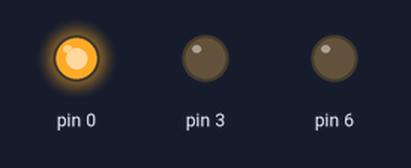
The sketch below on a simulated Arduino Uno, built with avr-gcc and run on an emulated ATmega328P. Parts: output pins drawn as LEDs (lit = HIGH).

Above: at 0.5 s.
At 1.5 s:
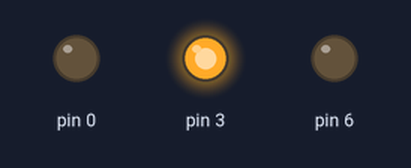
At 5.5 s:
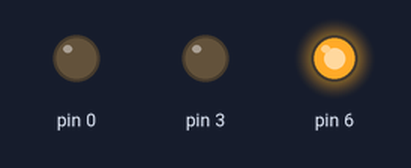
Timing chart, 0 to 6.9 s (numbered marks = the images above):
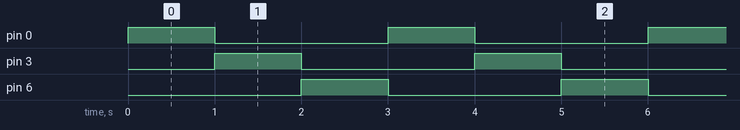

Measured:
- by itself, pin 0, pin 3, pin 6: alternates HIGH for 1.0 s and LOW for 2.0 s
- by itself, everything shown: repeats every 3.0 s, in 4 steps

The sketch:

sketch_apr02a.ino
```cpp
void setup() {
  // put your setup code here, to run once:
  pinMode(0,OUTPUT);
  pinMode(3,OUTPUT);
  pinMode(6,OUTPUT);
}

void loop() {
  // put your main code here, to run repeatedly:
  digitalWrite(0,HIGH);
  delay(1000);
  digitalWrite(0,LOW);
  digitalWrite(3,HIGH);
  delay(1000);
  digitalWrite(3,LOW);
  digitalWrite(6,HIGH);
  delay(1000);
  digitalWrite(6,LOW);
}
```
